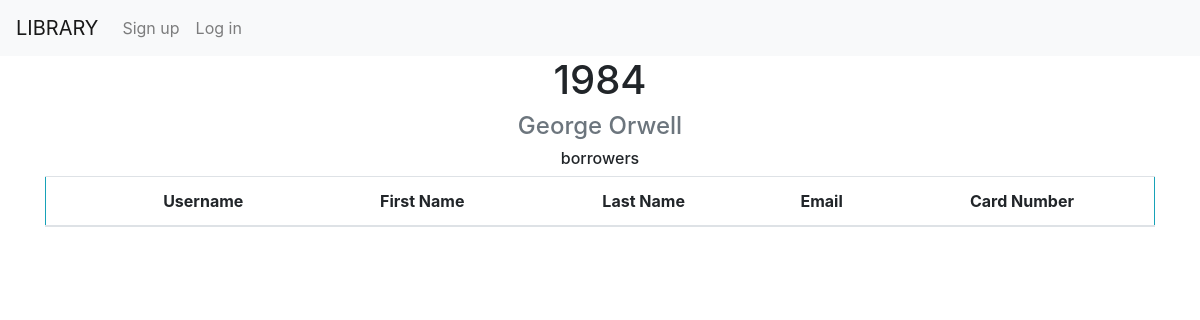
The page /book/borrowers/15/ on the database its author committed.
### bookshelf/models.py (models this page shows, shortened)
class Book(models.Model):
    title = models.CharField(max_length=100)
    author = models.ForeignKey(Author, on_delete=models.CASCADE, null=True)
    cover = models.CharField(max_length=200, default='static/bookshelf/standard_cover.png')
    ISBN = models.CharField(max_length=13, default='0000000000000')
    TYPE_CHOICES = [
        ('paperback', 'Paperback'),
        ('electronic', 'Electronic')
    ]
    type = models.CharField(max_length=11,
                            choices=TYPE_CHOICES,
                            default='paperback')
    STATUS_CHOICES = [
        ('A', 'Available'),
        ('N', 'Not available'),
    ]
    status = models.CharField(
        max_length=1,
        choices=STATUS_CHOICES,
        default='A',
    )
    def __str__(self):
        return ("%s %s. %s" % (self.title, self.author.first_name[:1], self.author.last_name))

class Author(models.Model):
    first_name = models.CharField(max_length=50)
    last_name = models.CharField(max_length=50)

### bookshelf/views.py (the view)
# urls.py: path('book/borrowers/<int:pk>/', BookBorrowersDetailView.as_view(), name='borrowers_detail'),
class BookBorrowersDetailView(DetailView):
    model = Book
    template_name = 'bookshelf/borrowers_detail.html'

### templates/bookshelf/borrowers_detail.html (shortened to what this page needs)
{% extends 'bookshelf/base.html' %}
{% block content %}
    <div class="container">
        <div class="row">
            <div class="col text-center">
                <h1>{{ book.title|title }} </h1>
            <h4 class="text-muted">{{ book.author.first_name }} {{ book.author.last_name }}</h4>
                <h6>borrowers</h6>
                <div class="table-responsive">
                    <table class="table table-striped border border-info">
                        <thead>
                        <tr>
                            <th scope="col"></th>
                            <th scope="col">Username</th>
                            <th scope="col">First Name</th>
                            <th scope="col">Last Name</th>
                            <th scope="col">Email</th>
                            <th scope="col">Card Number</th>
                        </tr>
                        </thead>
                </div>
            </div>
        </div>
{% endblock %}

### rows shown on the page
Book: title "1984", author.first_name "George", author.last_name "Orwell"
